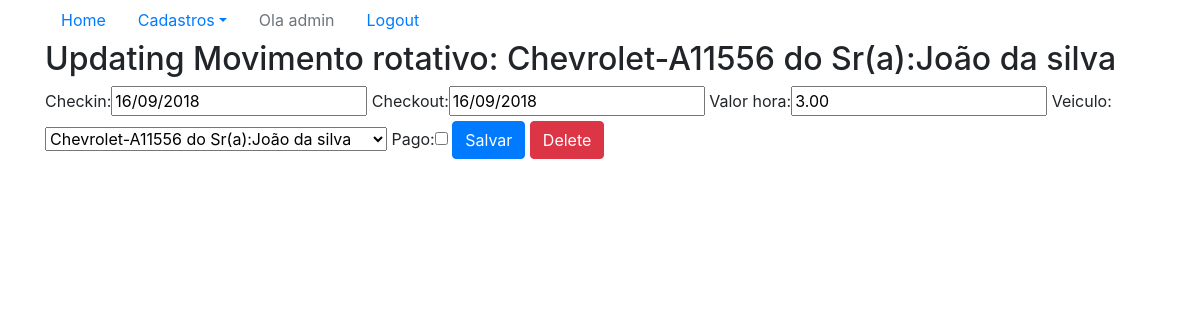
The app's page /sistema/movimento-rotativo-update/1/ (signed in), older data.
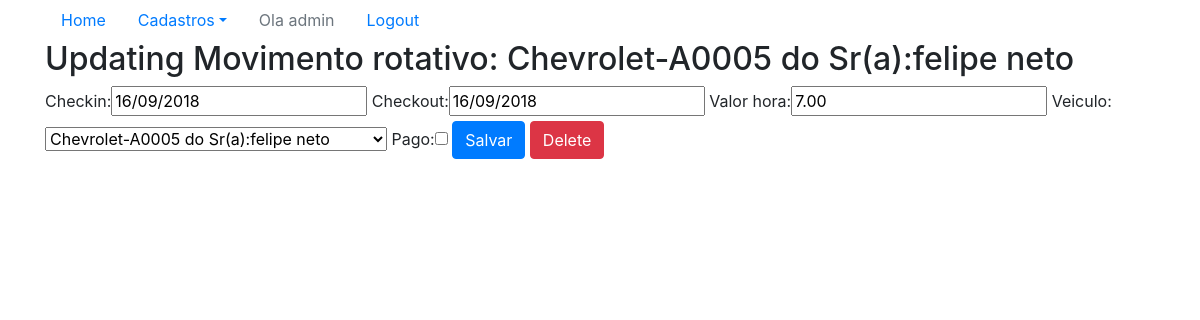
The same page, newer data.
### core/models.py (models this page shows, shortened)
class MovRotativo(models.Model):
    checkin = models.DateTimeField(auto_now=False)
    checkout = models.DateTimeField(auto_now=False, blank=True, null=True)
    valor_hora = models.DecimalField(max_digits=5, decimal_places=2)
    veiculo = models.ForeignKey(Veiculo, on_delete=models.CASCADE)
    pago = models.BooleanField(default=False)
    """ Para remover o erro d: E1101:Class 'Pessoa' has no 'objects' member """
    objects = models.Manager()
    def __str__(self):
        return str(self.veiculo)

class Veiculo(models.Model):
    marca = models.ForeignKey(Marca, on_delete=models.CASCADE)
    placa = models.CharField(max_length=7)
    proprietario = models.ForeignKey(Pessoa, on_delete=models.CASCADE)
    cor = models.CharField(max_length=15)
    observaces = models.TextField()
    """ Para remover o erro d: E1101:Class 'Pessoa' has no 'objects' member """
    objects = models.Manager()
    def __str__(self):
        return (
            str(self.marca) + '-'+ self.placa + ' do Sr(a):'
            + str(self.proprietario)
        )

class Marca(models.Model):
    nome = models.CharField(max_length=50)
    """ Para remover o erro d: E1101:Class 'Pessoa' has no 'objects' member """
    objects = models.Manager()
    def __str__(self):
        return self.nome

class Pessoa(models.Model):
    nome = models.CharField(max_length=100)
    endereco = models.CharField(max_length=200)
    telefone = models.CharField(max_length=20)
    """ Para remover o erro d: E1101:Class 'Pessoa' has no 'objects' member """
    objects = models.Manager()
    def __str__(self):
        return self.nome

### core/views.py (the view)
# urls.py: re_path(r'^movimento-rotativo-update/(?P<id>\d+)/$', movimento_rotativo_update,
@login_required
def movimento_rotativo_update(request, id):
    data = {}
    mov = MovRotativo.objects.get(id=id)
    form = MovRotativoForm (request.POST or None, instance=mov)
    data['movimento_rotativo'] = mov
    data['form'] = form
    if request.method == 'POST':
        if form.is_valid():
            form.save()
            return redirect('core_lista_movimentos_rotativos')
    else:
        return render(request, 'core/update_movimento_rotativo.html', data)

### core/forms.py
class MovRotativoForm(ModelForm):
    class Meta:
        model  = MovRotativo
        fields = '__all__'

### core/templates/core/update_movimento_rotativo.html (shortened to what this page needs)
{% extends 'base.html' %}
{% load bootstrap %}
{% block main %}
<div class="row">
    <div class="col">
        <h2>Updating Movimento rotativo: {{movimento_rotativo}}</h2>
        <form action="{% url 'core_movimento_rotativo_update' movimento_rotativo.id %}" method="POST">
            {{form|bootstrap}}
            <button type="submit" class="btn btn-primary">Salvar</button>
            <a href="{% url 'core_movimento_rotativo_delete' movimento_rotativo.id%}" class="btn btn-danger"> Delete </a>
        </form>
    </div>
</div>
{% endblock  %}

Row changes from the older to the newer data that the page shows:
changed MovRotativo: veiculo.nome "Chevrolet-A11556 do Sr(a):João da silva" → "Chevrolet-A0005 do Sr(a):felipe neto"; valor_hora "3.00" → "7.00"; veiculo "Chevrolet-A11556 do Sr(a):João da silva" → "Chevrolet-A0005 do Sr(a):felipe neto"
